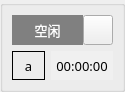
<?xml version="1.0" encoding="UTF-8"?>
<ui version="4.0">
 <class>TestSite</class>
 <widget class="QWidget" name="TestSite">
  <property name="geometry">
   <rect>
    <x>0</x>
    <y>0</y>
    <width>125</width>
    <height>92</height>
   </rect>
  </property>
  <property name="sizePolicy">
   <sizepolicy hsizetype="Expanding" vsizetype="Expanding">
    <horstretch>0</horstretch>
    <verstretch>0</verstretch>
   </sizepolicy>
  </property>
  <layout class="QGridLayout" name="gridLayout_4">
   <property name="leftMargin">
    <number>0</number>
   </property>
   <property name="topMargin">
    <number>0</number>
   </property>
   <property name="rightMargin">
    <number>0</number>
   </property>
   <property name="bottomMargin">
    <number>0</number>
   </property>
   <item row="0" column="0">
    <widget class="QGroupBox" name="groupBox">
     <property name="sizePolicy">
      <sizepolicy hsizetype="Expanding" vsizetype="Expanding">
       <horstretch>0</horstretch>
       <verstretch>0</verstretch>
      </sizepolicy>
     </property>
     <property name="font">
      <font>
       <pointsize>9</pointsize>
      </font>
     </property>
     <property name="title">
      <string/>
     </property>
     <layout class="QGridLayout" name="gridLayout_3">
      <item row="0" column="0">
       <layout class="QGridLayout" name="gridLayout">
        <property name="spacing">
         <number>0</number>
        </property>
        <item row="0" column="0">
         <widget class="QLabel" name="statusLabel">
          <property name="sizePolicy">
           <sizepolicy hsizetype="Expanding" vsizetype="Expanding">
            <horstretch>0</horstretch>
            <verstretch>0</verstretch>
           </sizepolicy>
          </property>
          <property name="minimumSize">
           <size>
            <width>0</width>
            <height>25</height>
           </size>
          </property>
          <property name="font">
           <font>
            <family>微软雅黑</family>
            <pointsize>10</pointsize>
           </font>
          </property>
          <property name="styleSheet">
           <string>QLabel { background-color: gray; color: white; padding: 5px; }</string>
          </property>
          <property name="text">
           <string>空闲</string>
          </property>
          <property name="alignment">
           <set>Qt::AlignCenter</set>
          </property>
         </widget>
        </item>
        <item row="0" column="1">
         <widget class="QPushButton" name="pushButtonAction">
          <property name="maximumSize">
           <size>
            <width>30</width>
            <height>30</height>
           </size>
          </property>
          <property name="styleSheet">
           <string notr="true">border-image: url(:/acroViewTester/qrc/pics/startG.png);</string>
          </property>
          <property name="text">
           <string/>
          </property>
         </widget>
        </item>
       </layout>
      </item>
      <item row="1" column="0">
       <layout class="QGridLayout" name="gridLayout_2">
    <item row="0" column="0">
        <widget class="QLabel" name="labelSiteNum">
            <property name="sizePolicy">
                <sizepolicy hsizetype="Preferred" vsizetype="Preferred">
                    <horstretch>1</horstretch>
                    <verstretch>1</verstretch>
                </sizepolicy>
            </property>
            <property name="font">
                <font>
                    <family>微软雅黑</family>
                    <pointsize>10</pointsize>
                </font>
            </property>
            <property name="styleSheet">
                <string notr="true">border: 1px solid black;</string>
            </property>
            <property name="text">
                <string>a</string>
            </property>
            <property name="alignment">
                <set>Qt::AlignCenter</set>
            </property>
        </widget>
    </item>
    <item row="0" column="1">
        <widget class="QLabel" name="timeLabel">
            <property name="sizePolicy">
                <sizepolicy hsizetype="Preferred" vsizetype="Preferred">
                    <horstretch>1</horstretch>
                    <verstretch>1</verstretch>
                </sizepolicy>
            </property>
            <property name="font">
                <font>
                    <family>微软雅黑</family>
                    <pointsize>10</pointsize>
                </font>
            </property>
            <property name="styleSheet">
                <string>QLabel { background-color: #f0f0f0; padding: 5px; }</string>
            </property>
            <property name="text">
                <string>00:00:00</string>
            </property>
            <property name="alignment">
                <set>Qt::AlignCenter</set>
            </property>
        </widget>
    </item>
</layout>
      </item>
      <item row="0" column="1" rowspan="2">
       <layout class="QGridLayout" name="blocksLayout">
        <property name="leftMargin">
         <number>0</number>
        </property>
        <property name="topMargin">
         <number>0</number>
        </property>
        <property name="rightMargin">
         <number>0</number>
        </property>
        <property name="bottomMargin">
         <number>0</number>
        </property>
        <property name="spacing">
         <number>1</number>
        </property>
       </layout>
      </item>
     </layout>
    </widget>
   </item>
  </layout>
 </widget>
 <resources>
  <include location="acroViewTester.qrc"/>
 </resources>
 <connections/>
</ui>
